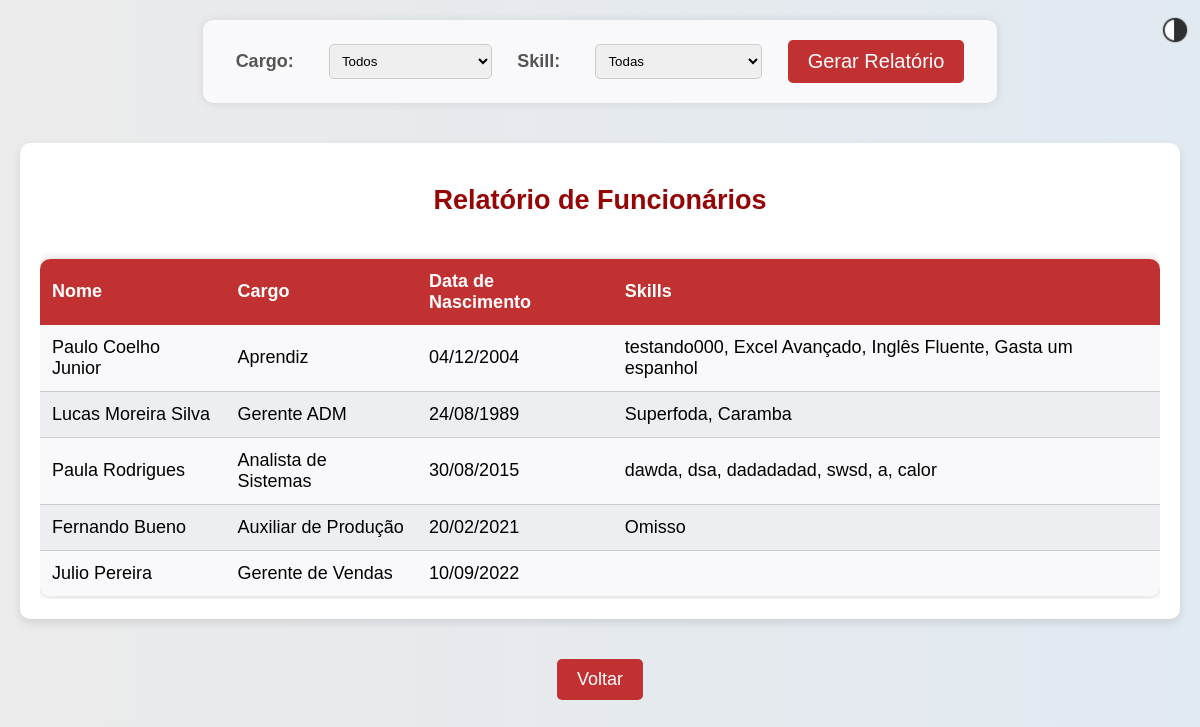
Screenshot of /relatorio/ (signed in) with the database file from the repository.
### app/models.py (models this page shows, shortened)
class Funcionario(models.Model):
    nome = models.CharField(max_length=100)
    cargo = models.CharField(max_length=50)
    data_nascimento = models.DateField()
    skills = models.ManyToManyField(Skill, blank=True)  # Relacionamento ManyToMany com Skill

class Skill(models.Model):
    nome = models.CharField(max_length=100)
    def __str__(self):
        return self.nome

### app/views.py (the view)
# urls.py: path('relatorio/', views.relatorio_dinamico, name='relatorio_dinamico'),
@login_required(login_url='login')
def relatorio_dinamico(request):
    cargo = request.GET.get('cargo')
    skill = request.GET.get('skill')
    funcionarios = Funcionario.objects.all()
    if cargo:
        funcionarios = funcionarios.filter(cargo=cargo)
    if skill:
        funcionarios = funcionarios.filter(skills__nome=skill)
    context = {
        'funcionarios': funcionarios,
        'cargos': Funcionario.objects.values_list('cargo', flat=True).distinct(),
        'skills': Skill.objects.all(),
    }
    return render(request, 'relatorio.html', context)

### app/templates/relatorio.html (shortened to what this page needs)
{% extends 'layout.html' %}
{% load static %}
{% block extrahead %}
    <link rel="stylesheet" href="{% static 'app/css/relatorio.css' %}">
{% endblock %}
{% block content %}
    <form class="formMain" method="get">
        <label for="cargo">Cargo:</label>
        <select name="cargo" id="cargo">
            <option value="">Todos</option>
        </select>
        <label for="skill">Skill:</label>
        <select name="skill" id="skill">
            <option value="">Todas</option>
        </select>
        <button type="submit">Gerar Relatório</button>
    </form>
    <div class="containerMain">
        <h2>Relatório de Funcionários</h2>
        <div class="tableDiv">
            <table>
                <thead>
                    <tr class="columns">
                        <th>Nome</th>
                        <th>Cargo</th>
                        <th>Data de Nascimento</th>
                        <th>Skills</th>
                    </tr>
                </thead>
                <tbody>
                    {% for funcionario in funcionarios %}
                    <tr class="valuesColumns">
                        <td>{{ funcionario.nome }}</td>
                        <td>{{ funcionario.cargo }}</td>
                        <td>{{ funcionario.data_nascimento|date:"d/m/Y" }}</td>
                        <td>{{ funcionario.skills.all|join:", " }}</td>
                    </tr>
                    {% endfor %}
                </tbody>
            </table>
        </div>
    </div>
    <a href="{% url 'main' %}">Voltar</a>
{% endblock %}

### app/templates/layout.html (shortened to what this page needs)
<!DOCTYPE html>
{% load static %}
<html lang="en">
<head>
    {% block extrahead %}
    {% endblock %}
</head>
<body>
    <button style="
        opacity: 0.8;
        position: fixed;
        top: 15px;
        right: 10px;
        cursor: pointer;
        border-radius: 50%;
        border: none; padding: 0;
        height: 30px;
        width: 30px;
        background-color: transparent;
        " class="darkthemeButton">
        <img class="darkthemeImage" src="{% static 'app/img/icons/dark-mode.png' %}" style="
            margin: 0;
            width: 30px;
            height: 30px">
    </button>
    {% block content %}
    {% endblock %}
</body>
</html>

### app/static/app/css/relatorio.css (style rules this page uses)
body { font-family: 'Arial', sans-serif; background-color: #f4f4f9; margin: 20px; padding: 0; color: #333; display: flex; flex-direction: column; justify-content: center; align-items: center; font-size:18px; }
.containerMain { max-width: 1200px; margin: 20px auto; padding: 20px; background-color: #fff; border-radius: 10px; box-shadow: 0 4px 8px rgba(0, 0, 0, 0.1); }
h2 { text-align: center; color: #960505; }
.formMain { display: flex; justify-content: space-around; align-items: center; margin-bottom: 20px; width: 65%; padding: 20px; background-color: #f9f9fb; border-radius: 10px; box-shadow: 0 0 10px rgba(0, 0, 0, 0.1); }
.formMain label { font-weight: bold; margin-right: 10px; color: #555; }
.formMain select { padding: 8px; border-radius: 5px; border: 1px solid #ccc; outline: none; transition: border-color 0.3s; }
button[type="submit"] { padding: 10px 20px; background-color: #c23131; color: white; border: none; border-radius: 5px; cursor: pointer; transition: background-color 0.3s; font-size: 20px; }
.tableDiv { height: 45vh; overflow-y: scroll; }
table { width: 100%; border-collapse: separate; border-spacing: 0; margin-top: 20px; border-radius: 10px; overflow: hidden; box-shadow: 0 0 10px rgba(0, 0, 0, 0.2); }
thead { background-color: #c23131; color: white; }
.columns th { padding: 12px; text-align: left; font-weight: bold; }
tbody tr { background-color: #f9f9fb; }
tbody tr:nth-child(even) { background-color: #eceef1; }
.valuesColumns td { padding: 12px; border-bottom: 1px solid #ccc; }
.valuesColumns:last-child td { border-bottom: none; }
a { display: inline-block; margin-top: 20px; padding: 10px 20px; background-color: #c23131; color: white; text-decoration: none; border-radius: 5px; transition: background-color 0.3s; }

### rows the page displays
Funcionario: nome "Paulo Coelho Junior", cargo "Aprendiz", data_nascimento "04/12/2004", skills.all "testando000, Excel Avançado, Inglês Fluente, Gasta um espanhol"
Funcionario: nome "Lucas Moreira Silva", cargo "Gerente ADM", data_nascimento "24/08/1989", skills.all "Superfoda, Caramba"
Funcionario: nome "Paula Rodrigues", cargo "Analista de Sistemas", data_nascimento "30/08/2015", skills.all "dawda, dsa, dadadadad, swsd, a, calor"
Funcionario: nome "Fernando Bueno", cargo "Auxiliar de Produção", data_nascimento "20/02/2021", skills.all "Omisso"
Funcionario: nome "Julio Pereira", cargo "Gerente de Vendas", data_nascimento "10/09/2022"
